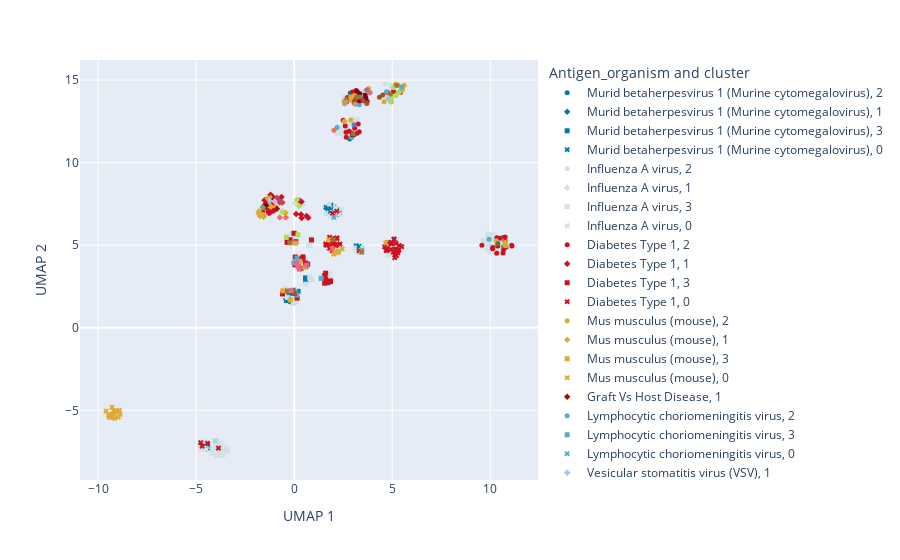

Source (notebook cell):
### Code cell
database_umap.plot_interactive_umap(hue='Antigen_organism', palette=ColorPaletteGenerator.antigen_organism_palette, symbol='cluster')

### Figure 1 — Plotly figure (JSON) as saved in the notebook; plotly's stock layout.template omitted (floating-point values rounded to 4 significant figures)
{"data": [{"hovertemplate": "Antigen_organism=Murid betaherpesvirus 1 (Murine cytomegalovirus)<br>cluster=2<br>UMAP_1=%{x}<br>UMAP_2=%{y}<extra></extra>", "legendgroup": "Murid betaherpesvirus 1 (Murine cytomegalovirus), 2", "marker": {"color": "#007ba1", "opacity": 1, "size": 5, "symbol": "circle"}, "mode": "markers", "name": "Murid betaherpesvirus 1 (Murine cytomegalovirus), 2", "orientation": "v", "showlegend": true, "type": "scatter", "x": [3.043, 2.859, 4.933, 11.09, 2.695, 10.65, 2.62, 4.862, 10.68, 2.836, 4.963], "xaxis": "x", "y": [11.68, 14.23, 13.7, 5.005, 11.93, 5.474, 12.32, 13.82, 4.924, 11.44, 14.57], "yaxis": "y"}, {"hovertemplate": "Antigen_organism=Murid betaherpesvirus 1 (Murine cytomegalovirus)<br>cluster=1<br>UMAP_1=%{x}<br>UMAP_2=%{y}<extra></extra>", "legendgroup": "Murid betaherpesvirus 1 (Murine cytomegalovirus), 1", "marker": {"color": "#007ba1", "opacity": 1, "size": 5, "symbol": "diamond"}, "mode": "markers", "name": "Murid betaherpesvirus 1 (Murine cytomegalovirus), 1", "orientation": "v", "showlegend": true, "type": "scatter", "x": [-1.341, -1.108], "xaxis": "x", "y": [7.304, 7.103], "yaxis": "y"}, {"hovertemplate": "Antigen_organism=Murid betaherpesvirus 1 (Murine cytomegalovirus)<br>cluster=3<br>UMAP_1=%{x}<br>UMAP_2=%{y}<extra></extra>", "legendgroup": "Murid betaherpesvirus 1 (Murine cytomegalovirus), 3", "marker": {"color": "#007ba1", "opacity": 1, "size": 5, "symbol": "square"}, "mode": "markers", "name": "Murid betaherpesvirus 1 (Murine cytomegalovirus), 3", "orientation": "v", "showlegend": true, "type": "scatter", "x": [-0.1842, -0.3376, -0.3927, -0.1768, -0.3362, -0.06596, 0.5855, 1.725, -0.03023, -0.1761, -0.1265, 1.663, 0.5778, -0.4322, -0.267, -0.02078, 0.1976], "xaxis": "x", "y": [1.596, 1.747, 1.648, 1.648, 5.329, 1.532, 2.841, 2.728, 1.975, 2.078, 5.457, 2.902, 3.018, 1.819, 2.004, 2.058, 2.209], "yaxis": "y"}, {"hovertemplate": "Antigen_organism=Murid betaherpesvirus 1 (Murine cytomegalovirus)<br>cluster=0<br>UMAP_1=%{x}<br>UMAP_2=%{y}<extra></extra>", "legendgroup": "Murid betaherpesvirus 1 (Murine cytomegalovirus), 0", "marker": {"color": "#007ba1", "opacity": 1, "size": 5, "symbol": "x"}, "mode": "markers", "name": "Murid betaherpesvirus 1 (Murine cytomegalovirus), 0", "orientation": "v", "showlegend": true, "type": "scatter", "x": [3.162, -4.646, 2.274, 1.873, 1.744, 3.454, 5.079, 2.315, 4.732, 1.7, -4.367, 1.737, -4.579, 2.17, 2.06, 2.171, -4.418, 5.087, 1.62, 1.923, 3.314, 1.79, -4.475, 1.815], "xaxis": "x", "y": [4.966, -7.097, 6.98, 7.425, 7.261, 4.807, 5.361, 6.959, 4.762, 7.081, -7.352, 6.967, -7.157, 7.159, 7.302, 6.856, -7.064, 4.761, 7.29, 7.123, 4.931, 7.076, -7.034, 7.269], "yaxis": "y"}, {"hovertemplate": "Antigen_organism=Influenza A virus<br>cluster=2<br>UMAP_1=%{x}<br>UMAP_2=%{y}<extra></extra>", "legendgroup": "Influenza A virus, 2", "marker": {"color": "#d0e1e8", "opacity": 1, "size": 5, "symbol": "circle"}, "mode": "markers", "name": "Influenza A virus, 2", "orientation": "v", "showlegend": true, "type": "scatter", "x": [9.983, 10.55, 4.689, 2.295, 3.051, 9.95, 2.404, 2.61, 9.887, 2.384, 10.01, 10.97, 10.8, 2.966, 10.82, 10.78, 10.37, 2.772, 4.847, 3.04, 9.865, 9.894, 2.485, 4.928, 2.911, 3.067, 2.579, 10.07, 10.44, 2.681, 10.06, 10.68, 9.807, 9.978, 4.709, 10.46, 2.794, 2.328, 4.647, 2.977, 10.76, 2.415, 10.03, 2.482, 10.19, 2.393, 3.017, 10.14, 4.82, 10.16, 10.86, 10.3, 9.94, 4.843, 2.524, 3.226, 2.799, 2.17, 9.842, 2.747, 4.524, 5.082, 2.745, 3.158, 2.278, 9.893, 10.41, 4.624, 4.951, 10.53, 9.787, 9.615, 10.44, 3.182, 2.978, 2.67, 4.988, 3.595, 2.649, 10.53, 4.929, 9.94, 10.02, 10.0, 10.1, 3.11], "xaxis": "x", "y": [5.447, 5.334, 14.2, 12.18, 12.22, 5.176, 12.13, 11.98, 4.992, 11.98, 5.218, 4.849, 5.277, 12.58, 4.927, 5.333, 4.723, 13.94, 14.03, 12.03, 5.544, 5.706, 11.73, 14.68, 12.51, 13.66, 11.65, 4.933, 4.8, 11.6, 5.326, 4.68, 5.193, 4.591, 14.2, 5.301, 12.41, 12.02, 14.76, 11.81, 4.793, 11.73, 5.652, 11.79, 5.612, 11.86, 12.14, 4.762, 14.13, 5.662, 5.21, 4.946, 4.979, 13.71, 14.0, 12.63, 12.47, 11.76, 4.711, 12.0, 14.09, 14.12, 12.3, 12.53, 11.99, 4.954, 4.726, 13.81, 14.45, 4.643, 5.174, 5.283, 4.808, 12.34, 12.62, 12.41, 14.55, 13.61, 11.62, 5.373, 14.44, 4.785, 5.621, 4.679, 5.45, 13.56], "yaxis": "y"}, {"hovertemplate": "Antigen_organism=Influenza A virus<br>cluster=1<br>UMAP_1=%{x}<br>UMAP_2=%{y}<extra></extra>", "legendgroup": "Influenza A virus, 1", "marker": {"color": "#d0e1e8", "opacity": 1, "size": 5, "symbol": "diamond"}, "mode": "markers", "name": "Influenza A virus, 1", "orientation": "v", "showlegend": true, "type": "scatter", "x": [0.3341, 0.1566, 0.09771, 0.3671, -1.126, -1.001, 0.4469, 0.4603, 0.3399, 0.05059], "xaxis": "x", "y": [6.853, 7.45, 7.511, 6.661, 7.593, 7.302, 7.607, 7.469, 7.655, 7.547], "yaxis": "y"}, {"hovertemplate": "Antigen_organism=Influenza A virus<br>cluster=3<br>UMAP_1=%{x}<br>UMAP_2=%{y}<extra></extra>", "legendgroup": "Influenza A virus, 3", "marker": {"color": "#d0e1e8", "opacity": 1, "size": 5, "symbol": "square"}, "mode": "markers", "name": "Influenza A virus, 3", "orientation": "v", "showlegend": true, "type": "scatter", "x": [-0.03488, 0.8423, -0.3531, 1.552, -0.1006, -0.02258, -0.1825, 0.1126, 0.1033, 0.01293, 0.06283, 0.8065, -0.06966, 0.06687, 0.7695, 0.7995, -0.2497, -0.2392, 0.8932, -0.4424, 0.2014, 1.817, 0.8677, 1.395, -0.4909, 0.5911, -0.5849, -0.3013, -0.2394, 0.9038, 0.2798, -0.007059, -0.0912, 0.8004, 1.833, 0.09753, -0.05049, -0.542, 0.6154, 0.09339, 0.6381, 0.7334, -0.1233], "xaxis": "x", "y": [1.68, 5.325, 1.838, 2.906, 5.62, 2.284, 5.379, 3.949, 5.496, 5.769, 5.715, 2.985, 1.785, 1.856, 5.068, 4.963, 5.511, 5.527, 2.885, 2.345, 3.748, 3.251, 5.395, 3.118, 2.356, 2.642, 2.181, 5.406, 5.462, 5.305, 4.21, 2.323, 5.627, 3.082, 3.013, 1.581, 1.472, 1.941, 4.018, 5.381, 3.746, 5.03, 5.366], "yaxis": "y"}, {"hovertemplate": "Antigen_organism=Influenza A virus<br>cluster=0<br>UMAP_1=%{x}<br>UMAP_2=%{y}<extra></extra>", "legendgroup": "Influenza A virus, 0", "marker": {"color": "#d0e1e8", "opacity": 1, "size": 5, "symbol": "x"}, "mode": "markers", "name": "Influenza A virus, 0", "orientation": "v", "showlegend": true, "type": "scatter", "x": [-3.788, -3.972, 1.953, 5.008, -3.672, -3.532, -9.121, 3.247, -4.751, -3.964, 2.109, -4.168, 3.141, 1.841, -3.732, -3.713, 1.863, -3.881, -4.574, 3.482, -4.834, -4.175, -3.445, 5.078, 1.624, 2.192, -3.811, 2.045, -4.215, -4.568, -9.175, 1.695, -3.602, 2.21, -3.419, 5.067, -4.127, 3.275, -3.962, 4.946, -3.853, 4.83, -4.528, -3.914, -3.709, -4.217, -3.633, -3.929, 4.792, 2.103, 2.155, 1.801, -3.532, 2.189, 4.851, 4.754, 3.442, -3.986, 2.075, 4.976, -3.689, -3.909, 4.891, 2.396, -3.966, 1.87, -4.48, 3.075, -3.491, 5.256, 2.326, -3.402, -4.711, -3.755, -3.862, 2.143, 3.365], "xaxis": "x", "y": [-7.676, -7.147, 6.994, 5.096, -7.101, -7.275, -5.06, 4.558, -7.332, -7.76, 7.293, -7.548, 4.678, 5.26, -7.689, -7.226, 6.781, -6.981, -6.912, 4.821, -7.122, -7.613, -7.366, 4.59, 6.947, 4.893, -7.624, 4.811, -7.385, -7.242, -5.035, 4.817, -7.381, 4.95, -7.505, 5.148, -7.266, 4.534, -7.116, 4.43, -7.432, 4.974, -6.924, -6.878, -7.503, -7.622, -7.717, -6.934, 4.387, 7.246, 4.559, 7.47, -7.433, 6.996, 5.204, 4.405, 4.652, -7.164, 6.875, 5.023, -7.185, -7.354, 4.466, 7.192, -6.843, 4.691, -7.362, 4.836, -7.473, 5.313, 6.885, -7.49, -7.361, -6.956, -7.702, 7.243, 4.605], "yaxis": "y"}, {"hovertemplate": "Antigen_organism=Diabetes Type 1<br>cluster=2<br>UMAP_1=%{x}<br>UMAP_2=%{y}<extra></extra>", "legendgroup": "Diabetes Type 1, 2", "marker": {"color": "#cf1020", "opacity": 1, "size": 5, "symbol": "circle"}, "mode": "markers", "name": "Diabetes Type 1, 2", "orientation": "v", "showlegend": true, "type": "scatter", "x": [2.604, 5.41, 10.76, 3.024, 2.717, 10.8, 10.69, 2.662, 10.51, 3.265, 2.978, 10.37, 10.12, 3.155, 11.11, 2.659, 4.757, 10.34, 3.315, 10.38, 3.146, 5.059, 3.283, 10.65, 3.087, 10.75, 3.258, 3.317, 2.498, 3.208, 2.804, 2.955, 9.574, 3.724, 2.645, 10.33, 10.13], "xaxis": "x", "y": [12.22, 14.26, 5.494, 14.15, 13.95, 4.885, 4.734, 13.67, 5.427, 12.34, 14.28, 5.071, 4.792, 14.37, 4.952, 11.54, 14.25, 5.459, 13.71, 4.947, 14.02, 14.31, 13.76, 4.531, 12.09, 5.237, 13.92, 11.88, 12.56, 11.78, 11.9, 11.79, 4.993, 13.71, 11.84, 4.521, 4.862], "yaxis": "y"}, {"hovertemplate": "Antigen_organism=Diabetes Type 1<br>cluster=1<br>UMAP_1=%{x}<br>UMAP_2=%{y}<extra></extra>", "legendgroup": "Diabetes Type 1, 1", "marker": {"color": "#cf1020", "opacity": 1, "size": 5, "symbol": "diamond"}, "mode": "markers", "name": "Diabetes Type 1, 1", "orientation": "v", "showlegend": true, "type": "scatter", "x": [-1.613, -1.164, -1.215, 0.716, -1.427, -1.195, -1.411, -1.131, 0.3716, -1.239, -1.125, -1.045, -1.495, -1.292, -1.46, -1.311, 0.2749, -1.514, -1.205, 0.09779, 0.3509, 0.3786, 0.6283, -1.332, -1.435, -0.6449], "xaxis": "x", "y": [7.042, 7.202, 7.033, 6.662, 7.278, 7.73, 7.608, 7.504, 7.629, 6.968, 7.968, 7.093, 7.351, 6.951, 7.73, 7.045, 7.699, 7.727, 8.065, 6.888, 6.858, 6.643, 6.774, 7.72, 7.477, 7.925], "yaxis": "y"}, {"hovertemplate": "Antigen_organism=Diabetes Type 1<br>cluster=3<br>UMAP_1=%{x}<br>UMAP_2=%{y}<extra></extra>", "legendgroup": "Diabetes Type 1, 3", "marker": {"color": "#cf1020", "opacity": 1, "size": 5, "symbol": "square"}, "mode": "markers", "name": "Diabetes Type 1, 3", "orientation": "v", "showlegend": true, "type": "scatter", "x": [-0.3642, -0.01324, 1.553, -0.5977, 1.626, 0.04026, 0.5939, 0.441, 1.844, 0.2685, 0.6017, 0.3392, 1.604, 0.08439, 0.5819, 0.6882, 0.05236, 0.2418, 0.5787, 1.605, 0.8805, 0.3549, 0.1497, 0.4437, 1.594, 1.855, -0.2099, 1.556], "xaxis": "x", "y": [5.175, 5.722, 2.701, 2.053, 2.752, 3.809, 3.771, 4.17, 2.795, 4.093, 3.788, 4.165, 3.304, 5.213, 3.72, 3.856, 4.288, 4.062, 3.916, 2.951, 5.319, 3.609, 1.794, 4.293, 2.783, 2.84, 5.328, 3.16], "yaxis": "y"}, {"hovertemplate": "Antigen_organism=Diabetes Type 1<br>cluster=0<br>UMAP_1=%{x}<br>UMAP_2=%{y}<extra></extra>", "legendgroup": "Diabetes Type 1, 0", "marker": {"color": "#cf1020", "opacity": 1, "size": 5, "symbol": "x"}, "mode": "markers", "name": "Diabetes Type 1, 0", "orientation": "v", "showlegend": true, "type": "scatter", "x": [1.95, -4.424, 1.8, 4.971, 1.622, 1.998, 5.283, 4.73, 5.131, 1.938, 1.929, 1.805, 5.051, 1.672, 5.484, 4.74, 2.173, 2.034, 5.273, 5.134, 4.686, 1.952, 2.124, 4.611, 1.617, 2.334, 1.936, 2.19, 5.191, 4.788, 1.928, -3.863, 1.996, 5.18, 5.214, 5.334, 5.106, 2.184, 4.941, -4.694, 4.942, 1.846, 2.172, 5.358, -4.772, 1.953, 3.308, 4.944, 5.313, 5.173], "xaxis": "x", "y": [5.377, -6.999, 4.815, 5.085, 5.02, 5.193, 4.541, 4.817, 4.245, 4.769, 5.093, 5.482, 4.591, 5.002, 4.913, 4.684, 7.061, 5.357, 4.717, 4.552, 4.684, 4.651, 4.975, 4.905, 5.084, 5.069, 5.395, 5.06, 5.11, 5.16, 5.095, -7.29, 5.28, 4.751, 4.375, 4.72, 5.379, 5.407, 5.094, -7.169, 4.74, 4.953, 5.442, 4.983, -6.955, 6.94, 4.671, 5.178, 4.668, 4.422], "yaxis": "y"}, {"hovertemplate": "Antigen_organism=Mus musculus (mouse)<br>cluster=2<br>UMAP_1=%{x}<br>UMAP_2=%{y}<extra></extra>", "legendgroup": "Mus musculus (mouse), 2", "marker": {"color": "#ddaa33", "opacity": 1, "size": 5, "symbol": "circle"}, "mode": "markers", "name": "Mus musculus (mouse), 2", "orientation": "v", "showlegend": true, "type": "scatter", "x": [2.869, 10.36, 10.73, 5.206, 3.854, 5.24, 10.76, 2.888, 3.408, 2.563, 3.068, 3.618, 5.504, 5.46, 2.537, 5.163, 3.515, 5.291, 10.8, 2.884, 4.583, 10.31, 5.609, 3.789, 5.513], "xaxis": "x", "y": [13.8, 5.123, 4.994, 14.65, 14.22, 14.67, 5.176, 12.59, 13.75, 12.52, 14.06, 14.35, 14.5, 14.37, 13.73, 14.73, 13.82, 14.71, 4.97, 14.0, 13.69, 5.273, 14.69, 14.5, 14.41], "yaxis": "y"}, {"hovertemplate": "Antigen_organism=Mus musculus (mouse)<br>cluster=1<br>UMAP_1=%{x}<br>UMAP_2=%{y}<extra></extra>", "legendgroup": "Mus musculus (mouse), 1", "marker": {"color": "#ddaa33", "opacity": 1, "size": 5, "symbol": "diamond"}, "mode": "markers", "name": "Mus musculus (mouse), 1", "orientation": "v", "showlegend": true, "type": "scatter", "x": [-1.793, -1.636, -1.186, -1.204, -1.351, -1.823, -0.4717, -1.24, -1.358, -1.591, -1.751, -1.56, -1.748, -1.54, -0.9478, -0.447], "xaxis": "x", "y": [7.063, 6.816, 7.338, 7.854, 7.425, 6.941, 6.956, 7.405, 7.84, 6.815, 6.891, 6.728, 6.772, 6.799, 7.326, 6.97], "yaxis": "y"}, {"hovertemplate": "Antigen_organism=Mus musculus (mouse)<br>cluster=3<br>UMAP_1=%{x}<br>UMAP_2=%{y}<extra></extra>", "legendgroup": "Mus musculus (mouse), 3", "marker": {"color": "#ddaa33", "opacity": 1, "size": 5, "symbol": "square"}, "mode": "markers", "name": "Mus musculus (mouse), 3", "orientation": "v", "showlegend": true, "type": "scatter", "x": [-0.5777, 0.07274, -0.1974, 0.5424, 0.2, 0.2939], "xaxis": "x", "y": [2.237, 5.125, 1.687, 3.666, 3.686, 4.022], "yaxis": "y"}, {"hovertemplate": "Antigen_organism=Mus musculus (mouse)<br>cluster=0<br>UMAP_1=%{x}<br>UMAP_2=%{y}<extra></extra>", "legendgroup": "Mus musculus (mouse), 0", "marker": {"color": "#ddaa33", "opacity": 1, "size": 5, "symbol": "x"}, "mode": "markers", "name": "Mus musculus (mouse), 0", "orientation": "v", "showlegend": true, "type": "scatter", "x": [-9.191, -8.914, -9.453, 4.667, 2.14, -9.384, 2.02, -8.975, -9.459, -8.88, 2.446, -9.261, -9.599, -9.332, 2.272, -9.431, -9.033, 1.754, -9.41, -9.293, 2.235, -9.239, 2.069, -9.099, -9.422, -9.156], "xaxis": "x", "y": [-5.042, -5.002, -5.302, 5.139, 4.606, -5.292, 4.458, -5.415, -5.306, -5.261, 4.781, -5.401, -5.051, -5.396, 4.635, -5.266, -5.107, 5.343, -5.237, -4.826, 4.558, -5.195, 4.57, -5.037, -5.425, -5.493], "yaxis": "y"}, {"hovertemplate": "Antigen_organism=Graft Vs Host Disease<br>cluster=1<br>UMAP_1=%{x}<br>UMAP_2=%{y}<extra></extra>", "legendgroup": "Graft Vs Host Disease, 1", "marker": {"color": "#9e1212", "opacity": 1, "size": 5, "symbol": "diamond"}, "mode": "markers", "name": "Graft Vs Host Disease, 1", "orientation": "v", "showlegend": true, "type": "scatter", "x": [-0.8819], "xaxis": "x", "y": [7.202], "yaxis": "y"}, {"hovertemplate": "Antigen_organism=Lymphocytic choriomeningitis virus<br>cluster=2<br>UMAP_1=%{x}<br>UMAP_2=%{y}<extra></extra>", "legendgroup": "Lymphocytic choriomeningitis virus, 2", "marker": {"color": "#56acca", "opacity": 1, "size": 5, "symbol": "circle"}, "mode": "markers", "name": "Lymphocytic choriomeningitis virus, 2", "orientation": "v", "showlegend": true, "type": "scatter", "x": [3.321, 4.708, 5.327, 9.935, 5.475, 2.933, 2.18], "xaxis": "x", "y": [13.52, 14.29, 14.26, 5.359, 14.58, 11.53, 12.13], "yaxis": "y"}, {"hovertemplate": "Antigen_organism=Lymphocytic choriomeningitis virus<br>cluster=3<br>UMAP_1=%{x}<br>UMAP_2=%{y}<extra></extra>", "legendgroup": "Lymphocytic choriomeningitis virus, 3", "marker": {"color": "#56acca", "opacity": 1, "size": 5, "symbol": "square"}, "mode": "markers", "name": "Lymphocytic choriomeningitis virus, 3", "orientation": "v", "showlegend": true, "type": "scatter", "x": [1.376, -0.01216, 0.135, 0.1249], "xaxis": "x", "y": [2.988, 3.936, 4.223, 1.979], "yaxis": "y"}, {"hovertemplate": "Antigen_organism=Lymphocytic choriomeningitis virus<br>cluster=0<br>UMAP_1=%{x}<br>UMAP_2=%{y}<extra></extra>", "legendgroup": "Lymphocytic choriomeningitis virus, 0", "marker": {"color": "#56acca", "opacity": 1, "size": 5, "symbol": "x"}, "mode": "markers", "name": "Lymphocytic choriomeningitis virus, 0", "orientation": "v", "showlegend": true, "type": "scatter", "x": [2.021, 3.45], "xaxis": "x", "y": [6.695, 4.699], "yaxis": "y"}, {"hovertemplate": "Antigen_organism=Vesicular stomatitis virus (VSV)<br>cluster=1<br>UMAP_1=%{x}<br>UMAP_2=%{y}<extra></extra>", "legendgroup": "Vesicular stomatitis virus (VSV), 1", "marker": {"color": "#99ccee", "opacity": 1, "size": 5, "symbol": "diamond"}, "mode": "markers", "name": "Vesicular stomatitis virus (VSV), 1", "orientation": "v", "showlegend": true, "type": "scatter", "x": [-1.235], "xaxis": "x", "y": [7.714], "yaxis": "y"}, {"hovertemplate": "Antigen_organism=Melanoma<br>cluster=2<br>UMAP_1=%{x}<br>UMAP_2=%{y}<extra></extra>", "legendgroup": "Melanoma, 2", "marker": {"color": "#ff6961", "opacity": 1, "size": 5, "symbol": "circle"}, "mode": "markers", "name": "Melanoma, 2", "orientation": "v", "showlegend": true, "type": "scatter", "x": [2.025], "xaxis": "x", "y": [11.96], "yaxis": "y"}, {"hovertemplate": "Antigen_organism=Melanoma<br>cluster=1<br>UMAP_1=%{x}<br>UMAP_2=%{y}<extra></extra>", "legendgroup": "Melanoma, 1", "marker": {"color": "#ff6961", "opacity": 1, "size": 5, "symbol": "diamond"}, "mode": "markers", "name": "Melanoma, 1", "orientation": "v", "showlegend": true, "type": "scatter", "x": [-0.733, -0.4229], "xaxis": "x", "y": [6.682, 6.673], "yaxis": "y"}, {"hovertemplate": "Antigen_organism=Melanoma<br>cluster=0<br>UMAP_1=%{x}<br>UMAP_2=%{y}<extra></extra>", "legendgroup": "Melanoma, 0", "marker": {"color": "#ff6961", "opacity": 1, "size": 5, "symbol": "x"}, "mode": "markers", "name": "Melanoma, 0", "orientation": "v", "showlegend": true, "type": "scatter", "x": [1.937], "xaxis": "x", "y": [4.803], "yaxis": "y"}, {"hovertemplate": "Antigen_organism=Plasmodium berghei<br>cluster=2<br>UMAP_1=%{x}<br>UMAP_2=%{y}<extra></extra>", "legendgroup": "Plasmodium berghei, 2", "marker": {"color": "#b1dd52", "opacity": 1, "size": 5, "symbol": "circle"}, "mode": "markers", "name": "Plasmodium berghei, 2", "orientation": "v", "showlegend": true, "type": "scatter", "x": [5.34, 5.19, 4.919, 4.947, 5.072, 3.581, 3.275], "xaxis": "x", "y": [14.26, 14.08, 13.7, 13.9, 14.54, 14.22, 13.9], "yaxis": "y"}, {"hovertemplate": "Antigen_organism=Plasmodium berghei<br>cluster=1<br>UMAP_1=%{x}<br>UMAP_2=%{y}<extra></extra>", "legendgroup": "Plasmodium berghei, 1", "marker": {"color": "#b1dd52", "opacity": 1, "size": 5, "symbol": "diamond"}, "mode": "markers", "name": "Plasmodium berghei, 1", "orientation": "v", "showlegend": true, "type": "scatter", "x": [0.1387, -0.6143, 0.2446], "xaxis": "x", "y": [7.75, 7.029, 7.374], "yaxis": "y"}, {"hovertemplate": "Antigen_organism=Plasmodium berghei<br>cluster=3<br>UMAP_1=%{x}<br>UMAP_2=%{y}<extra></extra>", "legendgroup": "Plasmodium berghei, 3", "marker": {"color": "#b1dd52", "opacity": 1, "size": 5, "symbol": "square"}, "mode": "markers", "name": "Plasmodium berghei, 3", "orientation": "v", "showlegend": true, "type": "scatter", "x": [-0.4014, 0.1934], "xaxis": "x", "y": [5.481, 5.633], "yaxis": "y"}, {"hovertemplate": "Antigen_organism=Collagen type II-induced arthritis<br>cluster=2<br>UMAP_1=%{x}<br>UMAP_2=%{y}<extra></extra>", "legendgroup": "Collagen type II-induced arthritis, 2", "marker": {"color": "#7b002c", "opacity": 1, "size": 5, "symbol": "circle"}, "mode": "markers", "name": "Collagen type II-induced arthritis, 2", "orientation": "v", "showlegend": true, "type": "scatter", "x": [3.657, 3.374, 3.338, 2.97, 3.591, 3.62, 3.35, 3.203], "xaxis": "x", "y": [13.92, 13.92, 13.76, 11.69, 13.77, 14.09, 14.18, 14.32], "yaxis": "y"}, {"hovertemplate": "Antigen_organism=Collagen type II-induced arthritis<br>cluster=1<br>UMAP_1=%{x}<br>UMAP_2=%{y}<extra></extra>", "legendgroup": "Collagen type II-induced arthritis, 1", "marker": {"color": "#7b002c", "opacity": 1, "size": 5, "symbol": "diamond"}, "mode": "markers", "name": "Collagen type II-induced arthritis, 1", "orientation": "v", "showlegend": true, "type": "scatter", "x": [-1.433, -1.018, -1.551], "xaxis": "x", "y": [7.403, 7.803, 7.356], "yaxis": "y"}, {"hovertemplate": "Antigen_organism=Human immunodeficiency virus 1 (HIV-1)<br>cluster=2<br>UMAP_1=%{x}<br>UMAP_2=%{y}<extra></extra>", "legendgroup": "Human immunodeficiency virus 1 (HIV-1), 2", "marker": {"color": "#a7d8de", "opacity": 1, "size": 5, "symbol": "circle"}, "mode": "markers", "name": "Human immunodeficiency virus 1 (HIV-1), 2", "orientation": "v", "showlegend": true, "type": "scatter", "x": [3.635], "xaxis": "x", "y": [14.37], "yaxis": "y"}, {"hovertemplate": "Antigen_organism=Human immunodeficiency virus 1 (HIV-1)<br>cluster=0<br>UMAP_1=%{x}<br>UMAP_2=%{y}<extra></extra>", "legendgroup": "Human immunodeficiency virus 1 (HIV-1), 0", "marker": {"color": "#a7d8de", "opacity": 1, "size": 5, "symbol": "x"}, "mode": "markers", "name": "Human immunodeficiency virus 1 (HIV-1), 0", "orientation": "v", "showlegend": true, "type": "scatter", "x": [-4.034], "xaxis": "x", "y": [-6.847], "yaxis": "y"}, {"hovertemplate": "Antigen_organism=Salmonella enterica subsp.<br>cluster=1<br>UMAP_1=%{x}<br>UMAP_2=%{y}<extra></extra>", "legendgroup": "Salmonella enterica subsp., 1", "marker": {"color": "#bb4466", "opacity": 1, "size": 5, "symbol": "diamond"}, "mode": "markers", "name": "Salmonella enterica subsp., 1", "orientation": "v", "showlegend": true, "type": "scatter", "x": [-0.7377, -0.6045, -0.8815, -0.8858, -0.7492], "xaxis": "x", "y": [7.582, 7.581, 7.875, 7.83, 7.651], "yaxis": "y"}, {"hovertemplate": "Antigen_organism=Homo sapiens (human)<br>cluster=2<br>UMAP_1=%{x}<br>UMAP_2=%{y}<extra></extra>", "legendgroup": "Homo sapiens (human), 2", "marker": {"color": "#a37336", "opacity": 1, "size": 5, "symbol": "circle"}, "mode": "markers", "name": "Homo sapiens (human), 2", "orientation": "v", "showlegend": true, "type": "scatter", "x": [3.179, 4.919, 2.67, 5.226, 2.994, 3.051, 3.348], "xaxis": "x", "y": [13.97, 14.16, 13.85, 14.69, 11.74, 13.63, 13.97], "yaxis": "y"}, {"hovertemplate": "Antigen_organism=Homo sapiens (human)<br>cluster=3<br>UMAP_1=%{x}<br>UMAP_2=%{y}<extra></extra>", "legendgroup": "Homo sapiens (human), 3", "marker": {"color": "#a37336", "opacity": 1, "size": 5, "symbol": "square"}, "mode": "markers", "name": "Homo sapiens (human), 3", "orientation": "v", "showlegend": true, "type": "scatter", "x": [-0.2146, -0.3451], "xaxis": "x", "y": [5.147, 2.226], "yaxis": "y"}, {"hovertemplate": "Antigen_organism=Homo sapiens (human)<br>cluster=0<br>UMAP_1=%{x}<br>UMAP_2=%{y}<extra></extra>", "legendgroup": "Homo sapiens (human), 0", "marker": {"color": "#a37336", "opacity": 1, "size": 5, "symbol": "x"}, "mode": "markers", "name": "Homo sapiens (human), 0", "orientation": "v", "showlegend": true, "type": "scatter", "x": [3.444, 2.006], "xaxis": "x", "y": [4.574, 5.337], "yaxis": "y"}, {"hovertemplate": "Antigen_organism=Human adenovirus 5 (Adenovirus 5)<br>cluster=3<br>UMAP_1=%{x}<br>UMAP_2=%{y}<extra></extra>", "legendgroup": "Human adenovirus 5 (Adenovirus 5), 3", "marker": {"color": "#77aaff", "opacity": 1, "size": 5, "symbol": "square"}, "mode": "markers", "name": "Human adenovirus 5 (Adenovirus 5), 3", "orientation": "v", "showlegend": true, "type": "scatter", "x": [0.0396], "xaxis": "x", "y": [2.157], "yaxis": "y"}, {"hovertemplate": "Antigen_organism=Toxoplasma gondii<br>cluster=1<br>UMAP_1=%{x}<br>UMAP_2=%{y}<extra></extra>", "legendgroup": "Toxoplasma gondii, 1", "marker": {"color": "#77ab56", "opacity": 1, "size": 5, "symbol": "diamond"}, "mode": "markers", "name": "Toxoplasma gondii, 1", "orientation": "v", "showlegend": true, "type": "scatter", "x": [-1.6], "xaxis": "x", "y": [7.283], "yaxis": "y"}, {"hovertemplate": "Antigen_organism=Gallus gallus (chicken)<br>cluster=2<br>UMAP_1=%{x}<br>UMAP_2=%{y}<extra></extra>", "legendgroup": "Gallus gallus (chicken), 2", "marker": {"color": "#a15325", "opacity": 1, "size": 5, "symbol": "circle"}, "mode": "markers", "name": "Gallus gallus (chicken), 2", "orientation": "v", "showlegend": true, "type": "scatter", "x": [4.348, 4.518, 3.514, 3.085, 3.703], "xaxis": "x", "y": [13.96, 14.1, 13.76, 13.77, 13.59], "yaxis": "y"}, {"hovertemplate": "Antigen_organism=Gallus gallus (chicken)<br>cluster=3<br>UMAP_1=%{x}<br>UMAP_2=%{y}<extra></extra>", "legendgroup": "Gallus gallus (chicken), 3", "marker": {"color": "#a15325", "opacity": 1, "size": 5, "symbol": "square"}, "mode": "markers", "name": "Gallus gallus (chicken), 3", "orientation": "v", "showlegend": true, "type": "scatter", "x": [0.0179, -0.05771], "xaxis": "x", "y": [2.072, 2.263], "yaxis": "y"}, {"hovertemplate": "Antigen_organism=Mycobacterium spp.<br>cluster=3<br>UMAP_1=%{x}<br>UMAP_2=%{y}<extra></extra>", "legendgroup": "Mycobacterium spp., 3", "marker": {"color": "#e4658e", "opacity": 1, "size": 5, "symbol": "square"}, "mode": "markers", "name": "Mycobacterium spp., 3", "orientation": "v", "showlegend": true, "type": "scatter", "x": [0.2616, 0.6391, 0.2324, 0.1149], "xaxis": "x", "y": [3.554, 3.799, 3.715, 3.893], "yaxis": "y"}, {"hovertemplate": "Antigen_organism=Bifidobacterium breve<br>cluster=2<br>UMAP_1=%{x}<br>UMAP_2=%{y}<extra></extra>", "legendgroup": "Bifidobacterium breve, 2", "marker": {"color": "#c95b83", "opacity": 1, "size": 5, "symbol": "circle"}, "mode": "markers", "name": "Bifidobacterium breve, 2", "orientation": "v", "showlegend": true, "type": "scatter", "x": [3.711], "xaxis": "x", "y": [14.4], "yaxis": "y"}, {"hovertemplate": "Antigen_organism=Leishmania major<br>cluster=2<br>UMAP_1=%{x}<br>UMAP_2=%{y}<extra></extra>", "legendgroup": "Leishmania major, 2", "marker": {"color": "#4f7942", "opacity": 1, "size": 5, "symbol": "circle"}, "mode": "markers", "name": "Leishmania major, 2", "orientation": "v", "showlegend": true, "type": "scatter", "x": [10.39], "xaxis": "x", "y": [5.104], "yaxis": "y"}, {"hovertemplate": "Antigen_organism=Murine leukemia virus (MuLV)<br>cluster=2<br>UMAP_1=%{x}<br>UMAP_2=%{y}<extra></extra>", "legendgroup": "Murine leukemia virus (MuLV), 2", "marker": {"color": "#6677bb", "opacity": 1, "size": 5, "symbol": "circle"}, "mode": "markers", "name": "Murine leukemia virus (MuLV), 2", "orientation": "v", "showlegend": true, "type": "scatter", "x": [3.052], "xaxis": "x", "y": [12.29], "yaxis": "y"}, {"hovertemplate": "Antigen_organism=Rattus norvegicus (brown rat)<br>cluster=2<br>UMAP_1=%{x}<br>UMAP_2=%{y}<extra></extra>", "legendgroup": "Rattus norvegicus (brown rat), 2", "marker": {"color": "#be9e6f", "opacity": 1, "size": 5, "symbol": "circle"}, "mode": "markers", "name": "Rattus norvegicus (brown rat), 2", "orientation": "v", "showlegend": true, "type": "scatter", "x": [2.571, 3.117, 2.624], "xaxis": "x", "y": [13.57, 13.54, 13.67], "yaxis": "y"}, {"hovertemplate": "Antigen_organism=Streptomyces hainanensis<br>cluster=2<br>UMAP_1=%{x}<br>UMAP_2=%{y}<extra></extra>", "legendgroup": "Streptomyces hainanensis, 2", "marker": {"color": "#cf758a", "opacity": 1, "size": 5, "symbol": "circle"}, "mode": "markers", "name": "Streptomyces hainanensis, 2", "orientation": "v", "showlegend": true, "type": "scatter", "x": [3.87], "xaxis": "x", "y": [14.26], "yaxis": "y"}, {"hovertemplate": "Antigen_organism=Streptomyces hainanensis<br>cluster=3<br>UMAP_1=%{x}<br>UMAP_2=%{y}<extra></extra>", "legendgroup": "Streptomyces hainanensis, 3", "marker": {"color": "#cf758a", "opacity": 1, "size": 5, "symbol": "square"}, "mode": "markers", "name": "Streptomyces hainanensis, 3", "orientation": "v", "showlegend": true, "type": "scatter", "x": [-0.154], "xaxis": "x", "y": [2.262], "yaxis": "y"}, {"hovertemplate": "Antigen_organism=Listeria monocytogenes<br>cluster=1<br>UMAP_1=%{x}<br>UMAP_2=%{y}<extra></extra>", "legendgroup": "Listeria monocytogenes, 1", "marker": {"color": "#deb4c5", "opacity": 1, "size": 5, "symbol": "diamond"}, "mode": "markers", "name": "Listeria monocytogenes, 1", "orientation": "v", "showlegend": true, "type": "scatter", "x": [-1.006], "xaxis": "x", "y": [7.662], "yaxis": "y"}, {"hovertemplate": "Antigen_organism=Herpes simplex virus 1 (HSV1)<br>cluster=2<br>UMAP_1=%{x}<br>UMAP_2=%{y}<extra></extra>", "legendgroup": "Herpes simplex virus 1 (HSV1), 2", "marker": {"color": "#a2c2d0", "opacity": 1, "size": 5, "symbol": "circle"}, "mode": "markers", "name": "Herpes simplex virus 1 (HSV1), 2", "orientation": "v", "showlegend": true, "type": "scatter", "x": [4.796], "xaxis": "x", "y": [13.89], "yaxis": "y"}], "layout": {"legend": {"title": {"text": "Antigen_organism and cluster"}, "tracegroupgap": 0}, "margin": {"t": 60}, "xaxis": {"anchor": "y", "domain": [0, 1], "title": {"text": "UMAP 1"}}, "yaxis": {"anchor": "x", "domain": [0, 1], "title": {"text": "UMAP 2"}}}}
